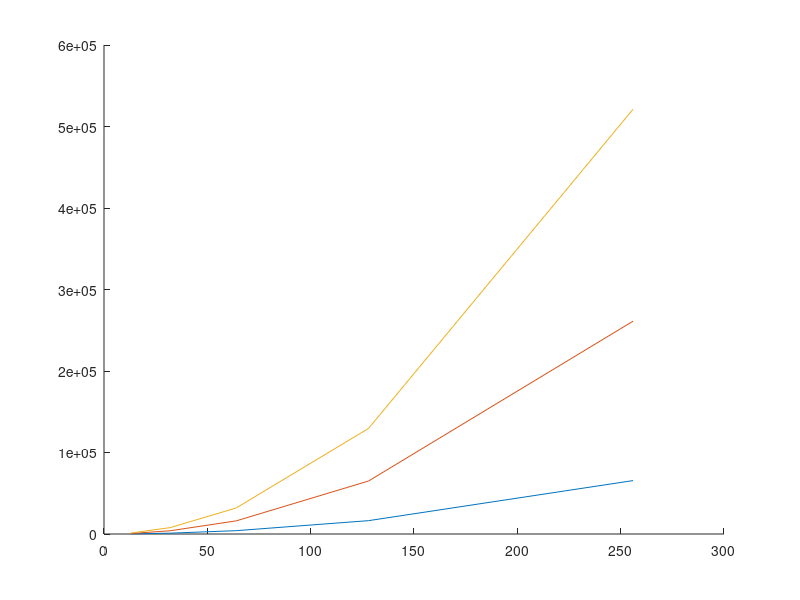

Write the MATLAB code that produced this figure. (Note: this script raises an error after producing the figure.)


neurons = @(w) w .^ 2;

% connections for 
% 8 cardinals
% edges   % sides   % inner points
connections8 = @(w) (4 * 3)  +   ((w - 2) * 4 * 5 ) + ( (w - 2) .^ 2 * 8);
 
% connections for 4 cardinals 
connections4 = @(w) (4 * 2)  +   ((w - 2) * 4 * 3 ) + ( (w - 2) .^ 2 * 4); 

%w = [4 13 32 64 128 256 512 1024];

w = [13 32 64 128 256];
n = neurons(w);
c4 = connections4(w);
c8 = connections8(w);


figure(5, "position", [100, 100, 600,320]);


% second chart
% LIF, IzhRS, CPU / GPU => 4   show break even 
% Integration method IZH Runge Cutta 10,  LIF ForwardEuler 2
CPU_IZH = [1,19,140,1146, 1146];   % todo cut 
CPU_LIF = [0,3,20,162, 162, 666];  % estimated
GPU_IZH = [4,13,33,107,877]; 
GPU_LIF = [3,9,22,83,686];

plot(w, n, w, c4, w, c8, CPU_IZH, CPU_LIF, GPU_IZH, GPU_LIF  );

xticks (w)

title("Complexity and Performance");
xlabel('Edge Length');
ylabel('Neurons/ Synapses');

hlgd = legend("Neurons", "Synapses(C=4)", "Synapses(C=8)", "CPU_IZH", "CPU_LIF", "GPU_IZH", "GPU_LIF");



%legend(hlgd, "location", "eastoutside")
legend(hlgd, "left");
legend(hlgd, "location", "west");

%semilogy(w, n, w, c8, w, c4)

print("-S600,320", "complexity.png");
